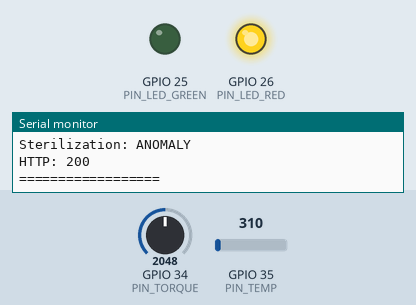
Recording of a program running on a simulated ESP32. On the bench: output pins drawn as LEDs (lit = HIGH), the last lines printed to the serial monitor. The test bench sets the inputs (shaded band); at power-on: GPIO 35 (PIN_TEMP) = 310, GPIO 34 (PIN_TORQUE) = 2048. WiFi joins after 1.5 s; servers stay silent unless stated; uploads are accepted with an empty reply; random numbers use the default seed unless the program sets one.

Above: at 2.7 s.
2.8 s: GPIO 35 (PIN_TEMP) set to 413
5.7 s: GPIO 35 (PIN_TEMP) set to 501
At 7.0 s:
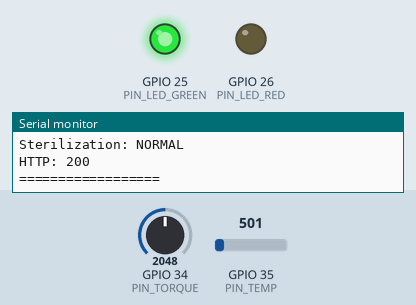
8.6 s: GPIO 35 (PIN_TEMP) set to 434
14.9 s: GPIO 35 (PIN_TEMP) set to 527
At 19.9 s:
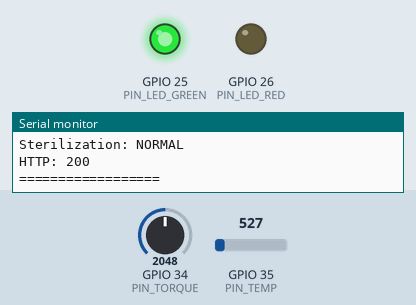
Timing chart, 0 to 21.4 s (numbered marks = the images above; inputs shaded):
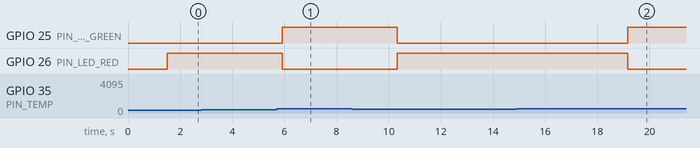

Measured:
- the behaviour switches between 454 and 455 on GPIO 35 (PIN_TEMP) (found by bisection; images 0 and 1)
- after the input at 5.7 s, GPIO 25 (PIN_LED_GREEN): LOW → HIGH after 0.22 s; GPIO 26 (PIN_LED_RED): HIGH → LOW after 0.22 s
- after the input at 14.9 s, GPIO 25 (PIN_LED_GREEN): LOW → HIGH after 4.3 s; GPIO 26 (PIN_LED_RED): HIGH → LOW after 4.3 s

The program:

main.cpp
```cpp
#include <WiFi.h>
#include <HTTPClient.h>
#include <ArduinoJson.h>

// ── WiFi ─────────────────────────────
const char* WIFI_SSID = "Wokwi-GUEST";
const char* WIFI_PASSWORD = "";
const char* API_URL = "http://192.168.8.44:8000/data";
// ── Pins ─────────────────────────────
#define PIN_TORQUE    34
#define PIN_TEMP      35
#define PIN_LED_GREEN 25
#define PIN_LED_RED   26

// ── Seuils ───────────────────────────
const float TORQUE_MIN = 8.0;
const float TORQUE_MAX = 14.0;
const float VIB_MAX    = 1.5;
const float TEMP_MIN   = 112.0;
const float TEMP_MAX   = 125.0;
const float F0_MIN     = 3.0;

float f0 = 0.0;

// ─────────────────────────────────────
void connectWiFi() {
  WiFi.begin(WIFI_SSID, WIFI_PASSWORD);
  while (WiFi.status() != WL_CONNECTED) {
    delay(500); Serial.print(".");
  }
  Serial.println("\nWiFi OK");
}

// ── Capteurs ─────────────────────────
float readTemperature() {
  int raw = analogRead(PIN_TEMP);
  return 110.0 + (raw / 4095.0) * 18.0;
}

float readTorque() {
  int raw = analogRead(PIN_TORQUE);
  return 5.0 + (raw / 4095.0) * 12.0;
}

float readVibration() {
  if (random(0,100) < 80)
    return 0.4 + (random(0,90)/100.0);
  else
    return 1.5 + (random(0,70)/100.0);
}

float computeF0(float temp) {
  float dt = 2.0 / 60.0;
  f0 += dt * pow(10.0, (temp - 121.1) / 10.0);
  return f0;
}

// ── STATUS SIMPLIFIÉ ─────────────────
String getSeamingStatus(float torque, float vib) {
  if (torque < TORQUE_MIN || torque > TORQUE_MAX || vib > VIB_MAX)
    return "ANOMALY";
  return "NORMAL";
}

String getSterilizationStatus(float temp, float f0val) {
  // ❌ anomalie température
  if (temp < TEMP_MIN || temp > TEMP_MAX)
    return "ANOMALY";
  // ✅ température OK → même si F0 pas encore atteint
  return "NORMAL";
}

// ── LED ──────────────────────────────
void updateLED(String seam, String steril) {

  if (seam == "ANOMALY" || steril == "ANOMALY") {
    digitalWrite(PIN_LED_GREEN, LOW);
    digitalWrite(PIN_LED_RED, HIGH);
  } else {
    digitalWrite(PIN_LED_GREEN, HIGH);
    digitalWrite(PIN_LED_RED, LOW);
  }
}

// ── HTTP ─────────────────────────────
void sendData(float temp, float torque, float vib, float f0val,
              String seam, String steril) {

  StaticJsonDocument<300> doc;

  doc["temperature"] = temp;
  doc["torque"] = torque;
  doc["vibration"] = vib;
  doc["F0"] = f0val;
  doc["seaming_status"] = seam;
  doc["sterilization_status"] = steril;

  String json;
  serializeJson(doc, json);

  HTTPClient http;
  http.begin(API_URL);
  http.addHeader("Content-Type", "application/json");

  int code = http.POST(json);

  // ── Affichage ───────────────────────
  Serial.println("\n====== DATA ======");
  Serial.println("Temp: " + String(temp));
  Serial.println("Torque: " + String(torque));
  Serial.println("Vibration: " + String(vib));
  Serial.println("F0: " + String(f0val));
  Serial.println("Seaming: " + seam);
  Serial.println("Sterilization: " + steril);
  Serial.println("HTTP: " + String(code));
  Serial.println("==================");

  http.end();
}

// ─────────────────────────────────────
void setup() {
  Serial.begin(115200);

  pinMode(PIN_LED_GREEN, OUTPUT);
  pinMode(PIN_LED_RED, OUTPUT);

  connectWiFi();
}

// ─────────────────────────────────────
void loop() {

  float temp   = readTemperature();
  float torque = readTorque();
  float vib    = readVibration();
  float f0val  = computeF0(temp);

  String seam   = getSeamingStatus(torque, vib);
  String steril = getSterilizationStatus(temp, f0val);

  updateLED(seam, steril);
  sendData(temp, torque, vib, f0val, seam, steril);

  delay(2000);
}
```
